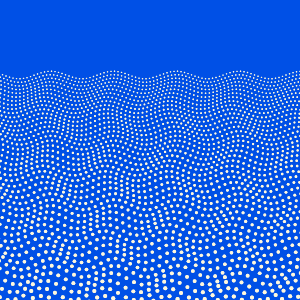
Frame 1 (no input)
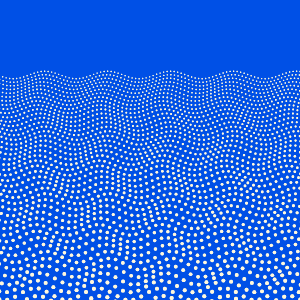
Frame 60 (no input)
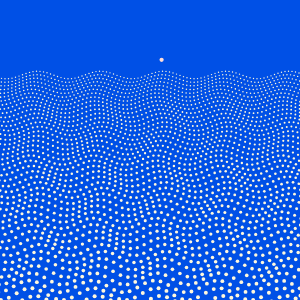
Frame 120 (the mouse pressed at the canvas centre since frame 60)

The p5.js sketch that drew these frames (run headless with seeded random() and noise() and a simulated clock; from frame 60 on, the mouse is pressed at the canvas centre):

// p5.js sketch
// ── sketch.js
function setup() {
  createCanvas(300,300);
  frameRate(30);
}

let waterDrops = [];
let gridSize = 5; // Distance between grid points

function draw() {
  //Sea blue background
  background(0, 80, 230);

  let waveAmplitude = 5; // Amplitude of the wave
  let waveFrequency = 0.1; // Frequency of the wave
  let waveSpeed = 0.01; // Speed of the wave movement

  let gridStartY = height / 4;
  let maxDepth = height;
  let maxSize = 4;
  let minSize = 0.5;
  let maxSpacing = 8;
  let minSpacing = 2;

  //Set really vintage off white stroke color
  stroke(255,220,215);

  // Periodically add a new waterdrop
  if (random(1) < 0.01) {
    waterDrops.push(new WaterDrop(random(width), random(gridStartY,height)));
  }

  // Update and draw waterdrops
  for (let i = waterDrops.length - 1; i >= 0; i--) {
    let drop = waterDrops[i];
    if (drop.falling) {
      drop.displayDrop();
    }
    drop.update();
    if (drop.isOffScreen()) {
      console.log("removing drop");
      waterDrops.splice(i, 1);
    }
  }
  // Draw the grid and interact with waterdrops
  for (let y = gridStartY; y <= maxDepth + 20; y += lerp(minSpacing, maxSpacing, y/maxDepth)) {
    let pointSize = lerp(minSize, maxSize, y / maxDepth);
    for (let x = 0-50; x <= width + 50; x += lerp(minSpacing, maxSpacing, y / maxDepth)) {
      waveAmplitude = lerp(3, 6, y / maxDepth);
      let waveX = x + sin(frameCount * waveSpeed + y * waveFrequency) * waveAmplitude;
      let waveY = y + sin(frameCount * waveSpeed + x * waveFrequency) * waveAmplitude;

      let size = pointSize;
      let y_offset = 0; // Default offset

      for (let drop of waterDrops) {
        if (!drop.falling) {
          // When the drop is in the wave phase
          let d = dist(x, y, drop.x, drop.y);

          let effect = drop.radius - abs(drop.radius - d)*drop.effectStrength;
          y_offset = max(y_offset, effect*0.04);
          //choose max size from all drops
          size = max(size, map(effect, 0, drop.radius, pointSize, pointSize*1.7, true));
        }
      } if (waterDrops.length === 0) {
        drawPoint(waveX + y_offset, waveY + y_offset, size);
      }
      drawPoint(waveX, waveY - y_offset, size);
    }
  }
}

function drawPoint(x, y, size) {
  stroke(255,248,220); // Gray color
  strokeWeight(size);
  point(x, y);
}

class WaterDrop {
  constructor(x, targetY) {
    this.x = x;
    this.y = 0; // Start at the top of the screen
    this.targetY = targetY;
    this.radius = 0;
    this.falling = true; // Initial state is falling
    this.growthRate = random(1,4);
    this.effectStrength = random(1,3);
    this.lifetime = 0;

    this.fallSpeed = random(2,4); // Speed of the falling drop
    this.angle = 0;
  }

  update() {
    if (this.falling) {
      // Handle the falling phase
      this.y += this.fallSpeed;
      if (this.y >= this.targetY) {
        // Start the wave phase when the drop reaches the target y
        this.falling = false;
      }
    } else {
      // Handle the wave phase
      this.radius += this.growthRate;
      this.lifetime++;
    }
  }

  displayDrop() {
    let spiralX = this.x + sin(this.angle)*2;
    this.angle += 0.5;
    stroke(255,220,215);
    strokeWeight(random(4,5));
    noFill();
    point(spiralX, this.y);
  }

  isOffScreen() {
    return this.lifetime > 300;
  }
}



//Best functions for size:
/*
periodic(t - offsetMiddle(x, y))*sin(dist(x, y, width/2, height/2))
cos(dist(x, y, width/2, height/2));
periodic(t - (offsetVar(x, sin(y), width/4, height/4)))*periodic(t - (offsetVar(x, y, width - width/4, height - height/4)));
*/

//TODO:
// - Make it generative, find good constraints for each variable
